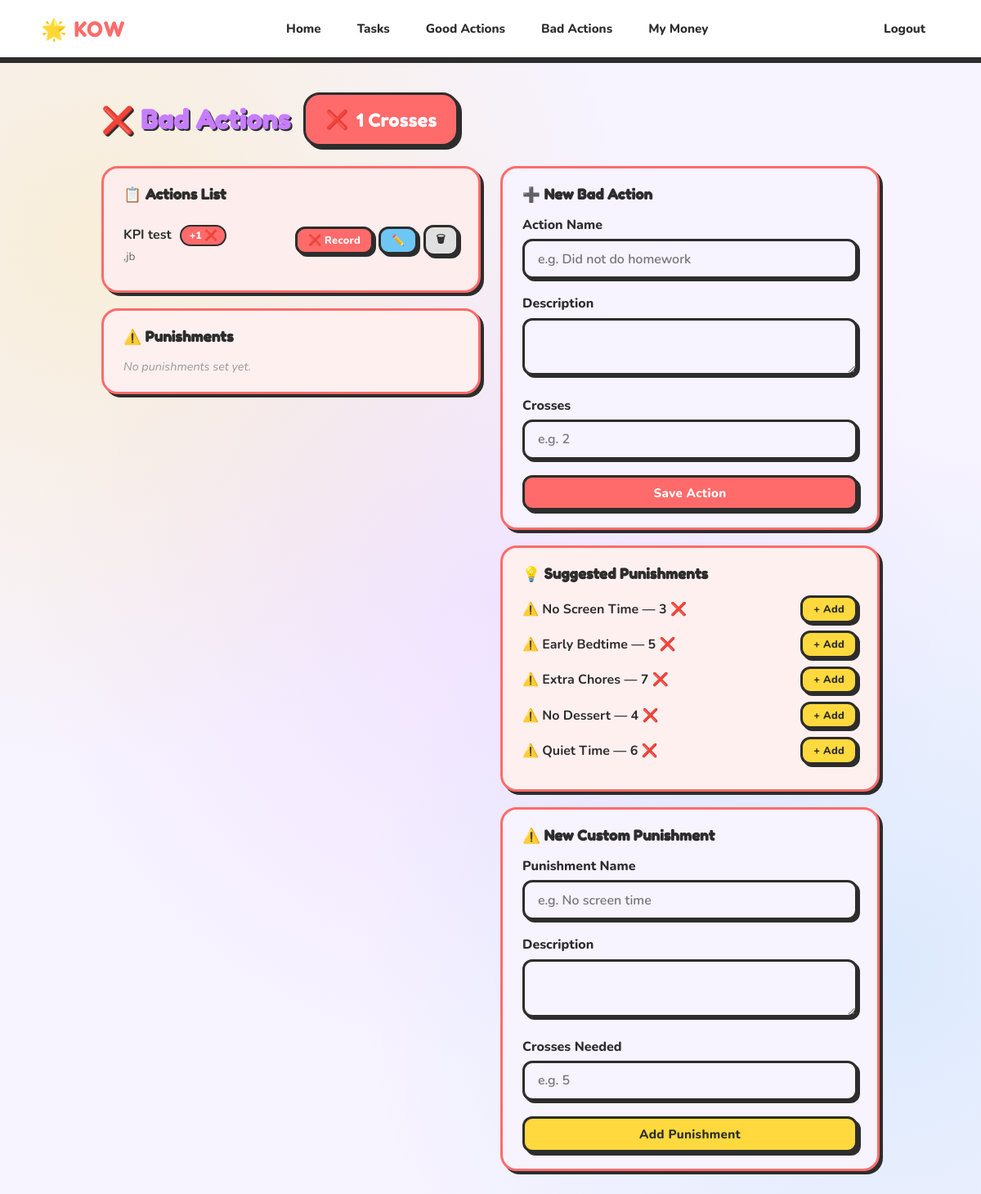
The app's page /badactions (signed in), older data.
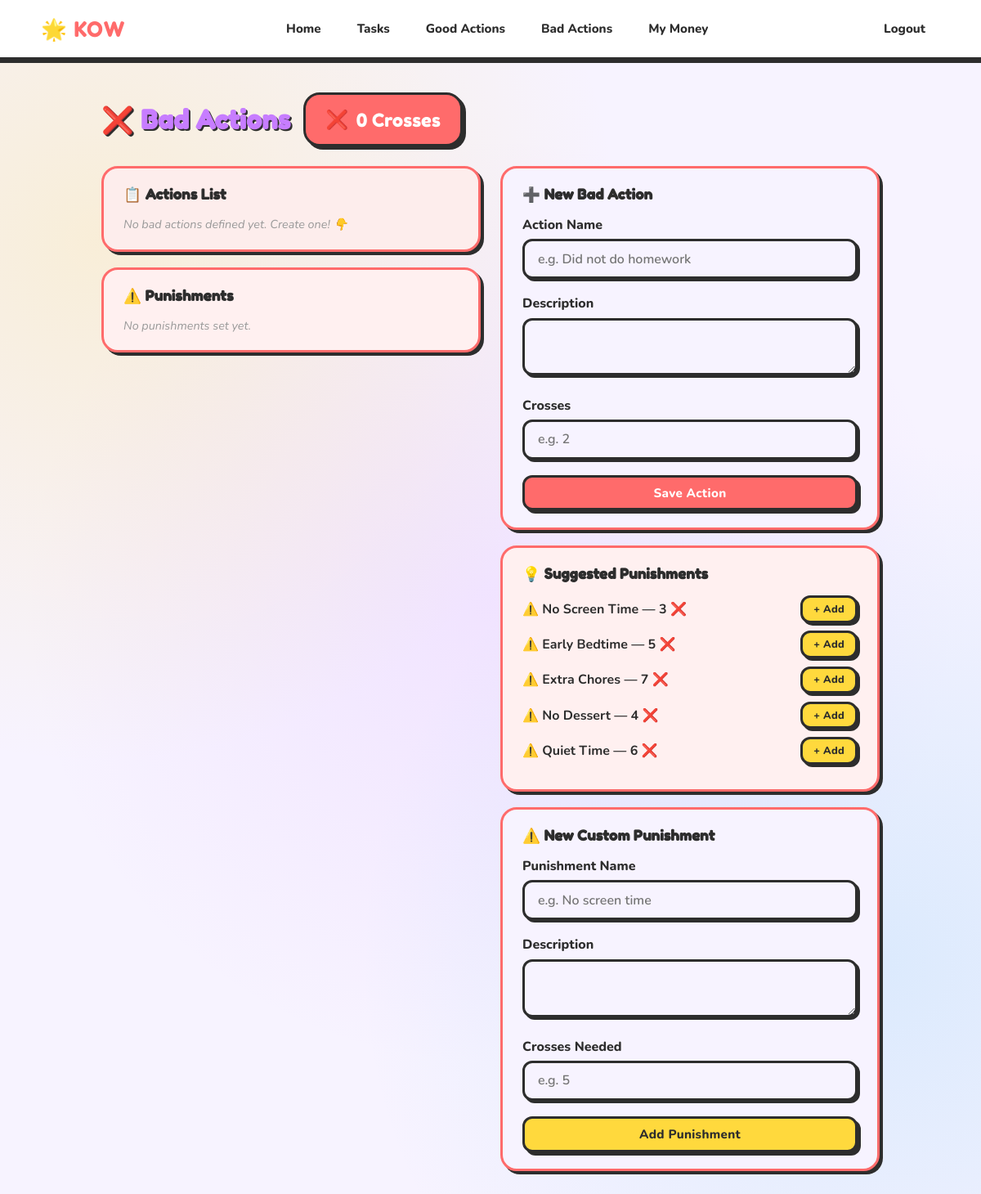
The same page, newer data.
### app/models.py (models this page shows, shortened)
class User(db.Model, UserMixin):
    __tablename__ = 'user'
    id = db.Column(db.Integer, primary_key=True)
    username = db.Column(db.String(20), unique=True, nullable=False)
    email = db.Column(db.String(120), unique=True, nullable=False)
    image_file = db.Column(db.String(20), nullable=False, default='default.jpg')
    password = db.Column(db.String(60), nullable=False)
    role = db.Column(db.String(10), nullable=False, default='child')  # 'parent' or 'child'
    parent_id = db.Column(db.Integer, db.ForeignKey('user.id'), nullable=True)
    points = db.Column(db.Integer, nullable=False, default=0)
    crosses = db.Column(db.Integer, nullable=False, default=0)
    tasks = db.relationship('Task', backref='user', lazy=True)

class BadAction(db.Model):
    __tablename__ = 'bad_action'
    id = db.Column(db.Integer, primary_key=True)
    parent_id = db.Column(db.Integer, db.ForeignKey('user.id'), nullable=False)
    name = db.Column(db.String(100), nullable=False)
    description = db.Column(db.String(255), default="")
    crosses_value = db.Column(db.Integer, nullable=False, default=1)

### app/routes.py (the view)
@app.route("/badactions")
@login_required
def badactions():
    actions = get_bad_actions(current_user.id)
    punishments = get_punishments(current_user.id)
    form = BadActionForm()
    punishment_form = PunishmentForm()
    return render_template("badactions.html",
                           actions=actions, punishments=punishments,
                           form=form, punishment_form=punishment_form,
                           predefined_punishments=PREDEFINED_PUNISHMENTS)

### app/forms.py
class BadActionForm(FlaskForm):
    name = StringField('Action Name', validators=[DataRequired(), Length(max=100)])
    description = TextAreaField('Description', validators=[Optional(), Length(max=255)])
    crosses_value = IntegerField('Crosses', validators=[DataRequired(), NumberRange(min=1, max=100)])
    submit = SubmitField('Save Action')

class PunishmentForm(FlaskForm):
    name = StringField('Punishment Name', validators=[DataRequired(), Length(max=100)])
    description = TextAreaField('Description', validators=[Optional(), Length(max=255)])
    crosses_threshold = IntegerField('Crosses Needed', validators=[DataRequired(), NumberRange(min=1)])
    submit = SubmitField('Add Punishment')

### app/badact.py (called while the page is built)
def get_bad_actions(parent_id):
    return BadAction.query.filter_by(parent_id=parent_id).all()

def get_punishments(parent_id):
    return Punishment.query.filter_by(parent_id=parent_id).all()

### app/models.py (called while the page is built)
@login_manager.user_loader
def load_user(user_id):
    return User.query.get(int(user_id))

### app/templates/badactions.html (shortened to what this page needs)
<!DOCTYPE html>
<html lang="en">
<head>
  <link rel="stylesheet" href="{{ url_for('static', filename='kids.css') }}">
</head>
<body>
  <header class="site-header">
    <nav>
      <a class="navbar-brand" href="{{ url_for('home') }}">🌟 KOW</a>
      <div class="navbar-nav mr-auto">
        <a class="nav-item" href="{{ url_for('home') }}">Home</a>
        <a class="nav-item" href="{{ url_for('taskList') }}">Tasks</a>
        <a class="nav-item" href="{{ url_for('goodactions') }}">Good Actions</a>
        <a class="nav-item" href="{{ url_for('badactions') }}">Bad Actions</a>
        <a class="nav-item" href="{{ url_for('money') }}">My Money</a>
      </div>
      <div class="navbar-nav">
        <a class="nav-item nav-link" href="{{ url_for('logout') }}">Logout</a>
      </div>
    </nav>
  </header>
  <main role="main" class="container">
    <div style="display:flex; align-items:center; gap:1rem; flex-wrap:wrap; margin-bottom:1.5rem;">
      <h2 style="margin:0;">❌ Bad Actions</h2>
      <span class="crosses-banner" style="margin:0;"><span class="icon">❌</span> {{ current_user.crosses }} Crosses</span>
    </div>
    <div class="two-col-layout">
      <div>
        <div class="section-card red-card">
          <h3 class="section-title">📋 Actions List</h3>
          {% if actions %}
            {% for action in actions %}
              <div class="action-item">
                <div class="action-info">
                  <strong>{{ action.name }}</strong>
                  <span class="action-badge bad-badge">+{{ action.crosses_value }} ❌</span>
                  {% if action.description %}<p class="action-desc">{{ action.description }}</p>{% endif %}
                </div>
                <div class="action-btns">
                  <form method="POST" action="{{ url_for('assign_badaction', action_id=action.id) }}" style="margin:0;">
                    <button type="submit" class="btn btn-sm btn-danger"
                            onclick="return confirm('Record this bad action?');">
                      ❌ Record
                    </button>
                  </form>
                  <a href="{{ url_for('edit_badaction', action_id=action.id) }}" class="btn btn-sm btn-primary">✏️</a>
                  <form method="POST" action="{{ url_for('delete_badaction', action_id=action.id) }}"
                        style="margin:0;" onsubmit="return confirm('Delete?');">
                    <button type="submit" class="btn btn-sm btn-secondary">🗑</button>
                  </form>
                </div>
              </div>
            {% endfor %}
          {% else %}
            <p class="empty-msg">No bad actions defined yet. Create one! 👇</p>
          {% endif %}
        </div>
        <div class="section-card" style="margin-top:1.2rem; background:#fff0f0; border-color:#FF6B6B;">
          <h3 class="section-title">⚠️ Punishments</h3>
          {% if punishments %}
            {% for p in punishments %}
              <div class="action-item">
                <div class="action-info">
                  <strong>{{ p.name }}</strong>
                  <span class="action-badge bad-badge">at {{ p.crosses_threshold }} ❌</span>
                  {% if p.description %}<p class="action-desc">{{ p.description }}</p>{% endif %}
                  {% if current_user.crosses >= p.crosses_threshold %}
                    <span class="badge badge-danger">⚠️ Active!</span>
                  {% endif %}
                </div>
                <div class="action-btns">
                  <form method="POST" action="{{ url_for('delete_punishment_route', punishment_id=p.id) }}"
                        style="margin:0;" onsubmit="return confirm('Remove?');">
                    {{ form.hidden_tag() }}
                    <button type="submit" class="btn btn-sm btn-secondary">🗑</button>
                  </form>
                </div>
              </div>
            {% endfor %}
          {% else %}
            <p class="empty-msg">No punishments set yet.</p>
          {% endif %}
        </div>
      </div>
      <div>
        <div class="section-card form-card" style="border-color:#FF6B6B;">
          <h3 class="section-title">➕ New Bad Action</h3>
          <form method="POST" action="{{ url_for('create_badaction') }}">
            <div class="form-group">
              {{ form.name.label(class="form-control-label") }}
              {{ form.name(class="form-control", placeholder="e.g. Did not do homework") }}
            </div>
            <div class="form-group">
              {{ form.description.label(class="form-control-label") }}
              {{ form.description(class="form-control", rows=2) }}
            </div>
            <div class="form-group">
              {{ form.crosses_value.label(class="form-control-label") }}
              {{ form.crosses_value(class="form-control", placeholder="e.g. 2") }}
            </div>
            {{ form.submit(class="btn btn-danger btn-block") }}
          </form>
        </div>
        <div class="section-card" style="margin-top:1.2rem; background:#fff0f0; border-color:#FF6B6B;">
          <h3 class="section-title">💡 Suggested Punishments</h3>
          {% for p in predefined_punishments %}
            <div style="display:flex; justify-content:space-between; align-items:center; margin-bottom:0.6rem;">
              <span style="font-weight:700;">⚠️ {{ p.name }} — {{ p.crosses_threshold }} ❌</span>
              <form method="POST" action="{{ url_for('create_punishment_route') }}" style="margin:0;">
                <button type="submit" class="btn btn-sm btn-warning">+ Add</button>
              </form>
            </div>
          {% endfor %}
        </div>
        <div class="section-card form-card" style="margin-top:1.2rem; border-color:#FF6B6B;">
          <h3 class="section-title">⚠️ New Custom Punishment</h3>
          <form method="POST" action="{{ url_for('create_punishment_route') }}">
            <div class="form-group">
              {{ punishment_form.name.label(class="form-control-label") }}
              {{ punishment_form.name(class="form-control", placeholder="e.g. No screen time") }}
            </div>
            <div class="form-group">
              {{ punishment_form.description.label(class="form-control-label") }}
              {{ punishment_form.description(class="form-control", rows=2) }}
            </div>
            <div class="form-group">
              {{ punishment_form.crosses_threshold.label(class="form-control-label") }}
              {{ punishment_form.crosses_threshold(class="form-control", placeholder="e.g. 5") }}
            </div>
            {{ punishment_form.submit(class="btn btn-warning btn-block") }}
          </form>
        </div>
      </div>
    </div>
  </main>
</body>
</html>

### app/static/kids.css (style rules this page uses)
:root { --sky: #6EC6F5; --sun: #FFD93D; --grass: #6BCB77; --coral: #FF6B6B; --lavender: #C77DFF; --peach: #FFB347; --mint: #A8EDEA; --cloud: #FFFFFF; --ink: #2D2D2D; --soft: #F7F3FF; --shadow: 4px 4px 0px #2D2D2D; --shadow-lg: 6px 6px 0px #2D2D2D; --border: 3px solid #2D2D2D; --radius: 20px; --radius-sm: 12px; }
* { box-sizing: border-box; margin: 0; padding: 0; }
body { font-family: 'Nunito', sans-serif; background-color: var(--soft); background-image: radial-gradient(circle at 10% 20%, #FFD93D33 0%, transparent 40%), radial-gradient(circle at 90% 80%, #6EC6F533 0%, transparent 40%), radial-gradient(circle at 50% 50%, #C77DFF22 0%, transparent 60%); color: var(--ink); min-height: 100vh; }
.site-header { background: var(--cloud); border-bottom: var(--border); box-shadow: 0 4px 0 #2D2D2D; padding: 0 2rem; position: sticky; top: 0; z-index: 100; }
.site-header nav { display: flex; align-items: center; justify-content: space-between; max-width: 1100px; margin: 0 auto; height: 70px; }
.navbar-brand { font-family: 'Fredoka One', cursive; font-size: 1.6rem; color: var(--coral); text-decoration: none; letter-spacing: 1px; }
.navbar-nav { display: flex; align-items: center; gap: 0.5rem; }
.nav-item, .nav-link { font-family: 'Nunito', sans-serif; font-weight: 800; font-size: 0.95rem; text-decoration: none; color: var(--ink); padding: 0.4rem 1rem; border-radius: var(--radius-sm); border: 2.5px solid transparent; transition: all 0.15s ease; }
.container { max-width: 1000px; margin: 2.5rem auto; padding: 0 1.5rem; }
h2 { font-family: 'Fredoka One', cursive; font-size: 2rem; color: var(--lavender); text-shadow: 2px 2px 0 var(--ink); margin-bottom: 1rem; }
.btn { display: inline-block; font-family: 'Nunito', sans-serif; font-weight: 800; font-size: 0.95rem; padding: 0.55rem 1.3rem; border-radius: var(--radius-sm); border: var(--border); cursor: pointer; text-decoration: none; box-shadow: var(--shadow); transition: all 0.12s ease; letter-spacing: 0.3px; }
.btn-danger { background: var(--coral); color: var(--cloud); }
.btn-warning { background: var(--sun); color: var(--ink); }
.btn-block { display: block; width: 100%; text-align: center; }
.btn-sm { font-size: 0.8rem; padding: 0.3rem 0.8rem; box-shadow: 3px 3px 0 var(--ink); }
.form-group { margin-bottom: 1.2rem; }
.form-control-label { display: block; font-weight: 800; margin-bottom: 0.4rem; color: var(--ink); }
.form-control { width: 100%; padding: 0.65rem 1rem; border: var(--border); border-radius: var(--radius-sm); font-family: 'Nunito', sans-serif; font-size: 1rem; font-weight: 600; background: var(--soft); color: var(--ink); box-shadow: 3px 3px 0 #2D2D2D; outline: none; transition: box-shadow 0.15s ease; }
.crosses-banner { background: var(--coral); color: var(--cloud); border: var(--border); border-radius: var(--radius); padding: 1rem 1.5rem; box-shadow: var(--shadow); display: inline-flex; align-items: center; gap: 0.6rem; font-family: 'Fredoka One', cursive; font-size: 1.4rem; margin-bottom: 1.5rem; margin-left: 1rem; }
.two-col-layout { display: grid; grid-template-columns: 1fr 1fr; gap: 1.5rem; align-items: start; }
.section-card { background: var(--cloud); border: var(--border); border-radius: var(--radius); padding: 1.3rem 1.5rem; box-shadow: var(--shadow); }
.red-card { background: #FDEDEC; border-color: #FF6B6B; }
.form-card { background: #F7F3FF; }
.section-title { font-family: 'Fredoka One', cursive; font-size: 1.1rem; margin-bottom: 1rem; color: var(--ink); }
.empty-msg { color: #999; font-style: italic; font-size: 0.9rem; }

Row changes from the older to the newer data that the page shows:
removed BadAction: name "KPI test", crosses_value "1", description ",jb"
changed User: crosses "1" → "0"
Text that changed along with them:
text now shown: "No bad actions defined yet. Create one! 👇"
